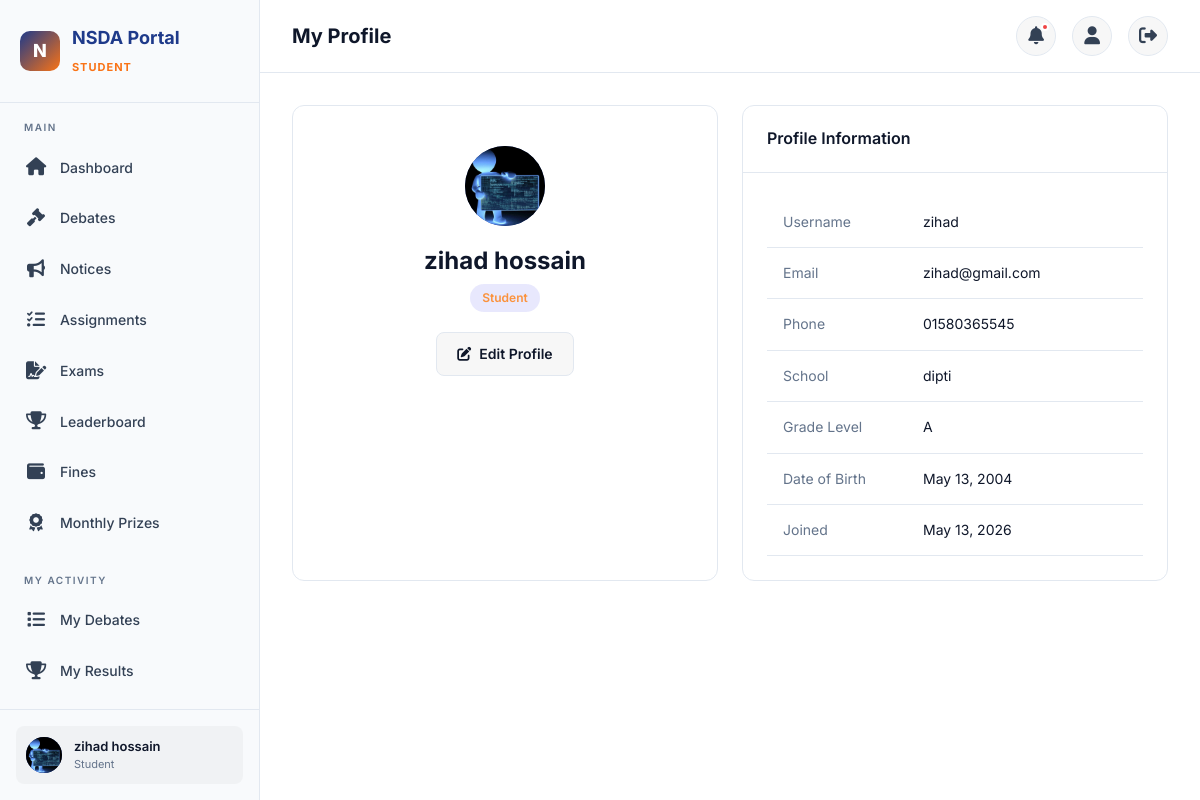
The page /accounts/profile/ (signed in) on the database its author committed.
### accounts/models.py (models this page shows, shortened)
class User(AbstractUser):
    class Role(models.TextChoices):
        STUDENT = 'student', 'Student'
        CR = 'cr', 'Class Representative'
        TEACHER = 'teacher', 'Teacher'
        ADMIN = 'admin', 'Admin'
    role = models.CharField(
        max_length=10,
        choices=Role.choices,
        default=Role.STUDENT,
    )
    profile_picture = models.ImageField(
        upload_to='profiles/',
        blank=True,
        null=True,
    )
    phone = models.CharField(max_length=20, blank=True)
    bio = models.TextField(blank=True)
    grade_level = models.CharField(max_length=50, blank=True)
    school = models.CharField(max_length=200, blank=True)
    date_of_birth = models.DateField(blank=True, null=True)
    created_at = models.DateTimeField(auto_now_add=True)
    updated_at = models.DateTimeField(auto_now=True)
    @property
    def is_student(self):
        return self.role == self.Role.STUDENT
    @property
    def is_cr(self):
        return self.role == self.Role.CR
    @property
    def is_teacher(self):
        return self.role == self.Role.TEACHER
    @property
    def is_admin_user(self):
        return self.role == self.Role.ADMIN

### accounts/views.py (the view)
# urls.py: path('profile/', views.ProfileView.as_view(), name='profile'),
class ProfileView(LoginRequiredMixin, View):
    def get(self, request):
        return render(request, 'accounts/profile.html', {
            'profile_user': request.user,
        })

### portal/context_processors.py (called while the page is built)
def notifications_processor(request):
    if request.user.is_authenticated:
        unread_count = Notification.objects.filter(
            user=request.user, is_read=False
        ).count()
        recent_notifications = Notification.objects.filter(
            user=request.user
        ).order_by('-created_at')[:5]
        return {
            'unread_notifications_count': unread_count,
            'recent_notifications': recent_notifications
        }
    return {'unread_notifications_count': 0, 'recent_notifications': []}

### templates/accounts/profile.html (shortened to what this page needs)
{% extends "base.html" %}
{% block page_title %}My Profile{% endblock %}
{% block content %}
<div class="grid-2">
    <div class="card">
        <div class="card-body" style="text-align:center;padding:40px;">
            <div class="user-avatar" style="width:80px;height:80px;font-size:28px;margin:0 auto 16px;">
                {% if profile_user.profile_picture %}
                    <img src="{{ profile_user.profile_picture.url }}" alt="avatar">
                {% else %}
                    {{ profile_user.first_name|first|default:profile_user.username|first|upper }}
                {% endif %}
            </div>
            <h2 style="margin-bottom:4px;">{{ profile_user.get_full_name|default:profile_user.username }}</h2>
            <span class="badge badge-primary">{{ profile_user.get_role_display }}</span>
            <div style="margin-top:20px;">
                <a href="{% url 'accounts:profile_edit' %}" class="btn btn-secondary"><i class="fas fa-edit"></i> Edit Profile</a>
            </div>
        </div>
    </div>
    <div class="card">
        <div class="card-header"><h3>Profile Information</h3></div>
        <div class="card-body">
            <table>
                <tr><td style="color:var(--text-muted);width:140px;">Username</td><td>{{ profile_user.username }}</td></tr>
                <tr><td style="color:var(--text-muted);">Email</td><td>{{ profile_user.email|default:"—" }}</td></tr>
                <tr><td style="color:var(--text-muted);">Phone</td><td>{{ profile_user.phone|default:"—" }}</td></tr>
                <tr><td style="color:var(--text-muted);">School</td><td>{{ profile_user.school|default:"—" }}</td></tr>
                <tr><td style="color:var(--text-muted);">Grade Level</td><td>{{ profile_user.grade_level|default:"—" }}</td></tr>
                <tr><td style="color:var(--text-muted);">Date of Birth</td><td>{{ profile_user.date_of_birth|default:"—" }}</td></tr>
                <tr><td style="color:var(--text-muted);">Joined</td><td>{{ profile_user.date_joined|date:"M d, Y" }}</td></tr>
            </table>
        </div>
    </div>
</div>
{% endblock %}

### templates/base.html (shortened to what this page needs)
{% load static %}
<!DOCTYPE html>
<html lang="en">
<head>
    <link rel="stylesheet" href="{% static 'css/style.css' %}">
    <link rel="stylesheet" href="https://cdnjs.cloudflare.com/ajax/libs/font-awesome/6.5.0/css/all.min.css">
</head>
<body>
<div class="app-wrapper">
    <aside class="sidebar" id="sidebar">
        <div class="sidebar-brand">
            <div class="logo">N</div>
            <div><h2>NSDA Portal</h2><small>{{ request.user.get_role_display|default:"Portal" }}</small></div>
        </div>
        <nav class="sidebar-nav">
            <div class="nav-section">
                <div class="nav-section-title">Main</div>
                <a href="{% url 'portal:dashboard' %}" class="nav-link"><span class="icon"><i class="fas fa-home"></i></span>Dashboard</a>
                <a href="{% url 'debates:list' %}" class="nav-link"><span class="icon"><i class="fas fa-gavel"></i></span>Debates</a>
                <a href="{% url 'portal:notice_list' %}" class="nav-link"><span class="icon"><i class="fas fa-bullhorn"></i></span>Notices</a>
                <a href="{% url 'portal:assignment_list' %}" class="nav-link"><span class="icon"><i class="fas fa-tasks"></i></span>Assignments</a>
                <a href="{% url 'exams:quiz_list' %}" class="nav-link"><span class="icon"><i class="fas fa-file-signature"></i></span>Exams</a>
                <a href="{% url 'portal:leaderboard' %}" class="nav-link"><span class="icon"><i class="fas fa-trophy"></i></span>Leaderboard</a>
                <a href="{% url 'finance:fine_list' %}" class="nav-link"><span class="icon"><i class="fas fa-wallet"></i></span>Fines</a>
                <a href="{% url 'attendance:prizes' %}" class="nav-link"><span class="icon"><i class="fas fa-award"></i></span>Monthly Prizes</a>
            </div>
            {% if request.user.is_student or request.user.is_cr %}
            <div class="nav-section">
                <div class="nav-section-title">My Activity</div>
                <a href="{% url 'debates:my_debates' %}" class="nav-link"><span class="icon"><i class="fas fa-list"></i></span>My Debates</a>
                <a href="{% url 'debates:my_results' %}" class="nav-link"><span class="icon"><i class="fas fa-trophy"></i></span>My Results</a>
                <a href="{% url 'attendance:prizes' %}" class="nav-link"><span class="icon"></span>My Progress</a>
            </div>
            {% endif %}
        </nav>
        <div class="sidebar-footer">
            <div class="user-card">
                <div class="user-avatar">
                    {% if request.user.profile_picture %}
                        <img src="{{ request.user.profile_picture.url }}" alt="avatar">
                    {% else %}
                        {{ request.user.first_name|first|default:request.user.username|first|upper }}
                    {% endif %}
                </div>
                <div class="user-info">
                    <div class="name">{{ request.user.get_full_name|default:request.user.username }}</div>
                    <div class="role">{{ request.user.get_role_display }}</div>
                </div>
            </div>
        </div>
    </aside>
    <main class="main-content">
        <header class="topbar">
            <div style="display:flex;align-items:center;gap:12px;">
                <h1>{% block page_title %}Dashboard{% endblock %}</h1>
            </div>
            <div class="topbar-actions">
                <div class="dropdown-wrapper">
                    <button class="btn-icon" id="notification-toggle">
                        <i class="fas fa-bell"></i>
                        {% if unread_notifications_count %}<span class="badge-dot"></span>{% endif %}
                    </button>
                </div>
                <a href="{% url 'accounts:profile' %}" class="btn-icon"><i class="fas fa-user"></i></a>
                <a href="{% url 'accounts:logout' %}" class="btn-icon"><i class="fas fa-sign-out-alt"></i></a>
            </div>
        </header>
        <div class="content-area">
            {% block content %}{% endblock %}
        </div>
    </main>
</div>
</body>
</html>

### rows shown on the page
User: user.role "STUDENT", user.profile_picture (picture), user.get_full_name "zihad hossain", user.role "Student", profile_picture (picture), get_full_name "zihad hossain", role "Student", username "zihad", email "zihad@gmail.com", phone "01580365545", school "dipti", grade_level "A", date_of_birth "May 13, 2004", date_joined "May 13, 2026"
